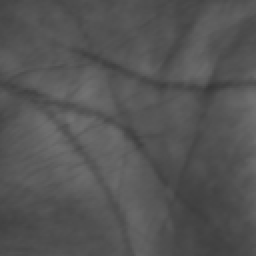
#> input picture data/example_roi/00001.bmp, 128 x 128 px (shown 2 times larger)
$ python -i roi_extractor.py   (imports and definitions only)
#> lines starting #> are read from the running program, lines starting #| are printed output that depends on the picture; after the words box and inside, x2 and y2 are one past the last pixel; in counts of white or black regions, pixels touching at a corner belong together
#> further down, picture is the input picture: shape (128, 128, 3); min 55, max 115, mean 84.7
from pathlib import Path
import cv2
import numpy as np


class PalmRoiExtractor:
    def __init__(self, output_size: int = 128):
        self.output_size = output_size

    def extract(self, image_bgr: np.ndarray) -> dict:
        if image_bgr is None:
            raise ValueError("Input image is None")

        # 1. Convert to grayscale
        gray = cv2.cvtColor(image_bgr, cv2.COLOR_BGR2GRAY)

        # 2. Blur
        blurred = cv2.GaussianBlur(gray, (5, 5), 0)

        # 3. Threshold (Otsu)
        _, binary = cv2.threshold(
            blurred,
            0,
            255,
            cv2.THRESH_BINARY + cv2.THRESH_OTSU
        )
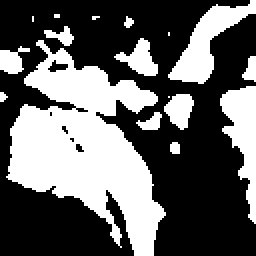
#> binary: shape (128, 128) (shown 2 times larger); 38.7% white; 17 white regions (7 under 20 px), largest, box (x1, y1, x2, y2) and area: (3, 20, 83, 128) 4257, (84, 0, 128, 42) 668, (110, 43, 128, 112) 636

        # Invert if needed
        if np.mean(binary) > 127:
            binary = cv2.bitwise_not(binary)

        # 4. Morphological cleaning
        kernel = np.ones((7, 7), np.uint8)
        mask = cv2.morphologyEx(binary, cv2.MORPH_CLOSE, kernel, iterations=2)
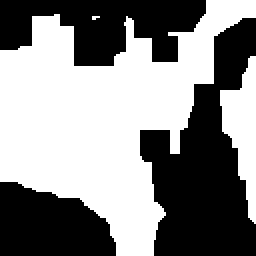
#> mask: shape (128, 128) (shown 2 times larger); 53.4% white; 3 black regions, box (x1, y1, x2, y2) and area: (70, 9, 128, 128) 3780, (0, 0, 103, 33) 2188, (0, 91, 58, 128) 1663
        mask = cv2.morphologyEx(mask, cv2.MORPH_OPEN, kernel, iterations=1)
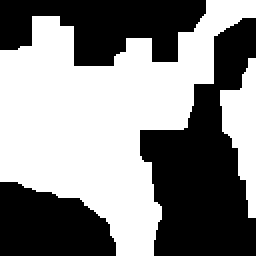
#> mask: shape (128, 128) (shown 2 times larger); 52.6% white; 3 black regions

        # 5. Find contours
        contours, _ = cv2.findContours(
            mask,
            cv2.RETR_EXTERNAL,
            cv2.CHAIN_APPROX_SIMPLE
        )
#> contours = 2 contours; box (x1, y1, x2, y2) and area: (0, 0, 128, 128) 7558, (110, 29, 128, 109) 699

        if not contours:
            raise ValueError("No hand contour found")

        largest_contour = max(contours, key=cv2.contourArea)
#> largest_contour = contour of 111 points, box (x1, y1, x2, y2) (0, 0, 128, 128), area 7558
        x, y, w, h = cv2.boundingRect(largest_contour)
#> x = 0; y = 0; w = 128; h = 128

        # 6. Crop hand region
        hand_roi = gray[y:y + h, x:x + w]

        # =========================
        # ROI V3 (FINAL)
        # =========================
        roi_size = int(min(w, h) * 0.50)
#> roi_size = 64

        center_x = int(w * 0.48)
#> center_x = 61
        center_y = int(h * 0.64)
#> center_y = 81

        x1 = max(center_x - roi_size // 2, 0)
#> x1 = 29
        y1 = max(center_y - roi_size // 2, 0)
#> y1 = 49
        x2 = min(x1 + roi_size, w)
#> x2 = 93
        y2 = min(y1 + roi_size, h)
#> y2 = 113

        # Ensure correct size
        if x2 - x1 < roi_size:
            x1 = max(x2 - roi_size, 0)

        if y2 - y1 < roi_size:
            y1 = max(y2 - roi_size, 0)

        palm_roi = hand_roi[y1:y2, x1:x2]
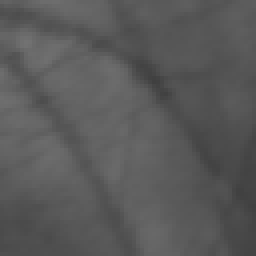
#> palm_roi: shape (64, 64) (shown 4 times larger); min 64, max 114, mean 89.2

        if palm_roi.size == 0:
            raise ValueError("Empty palm ROI")

        # 7. Resize
        palm_roi = cv2.resize(
            palm_roi,
            (self.output_size, self.output_size),
            interpolation=cv2.INTER_AREA
        )
#> palm_roi: shape (128, 128)

        # 8. CLAHE
        clahe = cv2.createCLAHE(clipLimit=2.0, tileGridSize=(8, 8))
        palm_roi = clahe.apply(palm_roi)
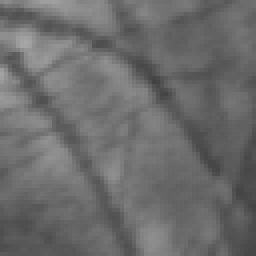
#> palm_roi: shape (128, 128) (shown 2 times larger); min 66, max 167, mean 107.4

        # Debug info
        debug = {
            "gray": gray,
            "mask": mask,
            "hand_bbox": (x, y, w, h),
            "palm_bbox_inside_hand": (x1, y1, x2 - x1, y2 - y1),
        }

        return {
            "roi": palm_roi,
            "debug": debug,
        }


def save_roi(image_path: str, output_path: str) -> None:
    extractor = PalmRoiExtractor()
    image = cv2.imread(image_path)
    result = extractor.extract(image)

    Path(output_path).parent.mkdir(parents=True, exist_ok=True)
    cv2.imwrite(output_path, result["roi"])

>>> import cv2
>>> picture = cv2.imread('../../data/example_roi/00001.bmp')
>>> result = PalmRoiExtractor().extract(picture)
#> result = 2 items
